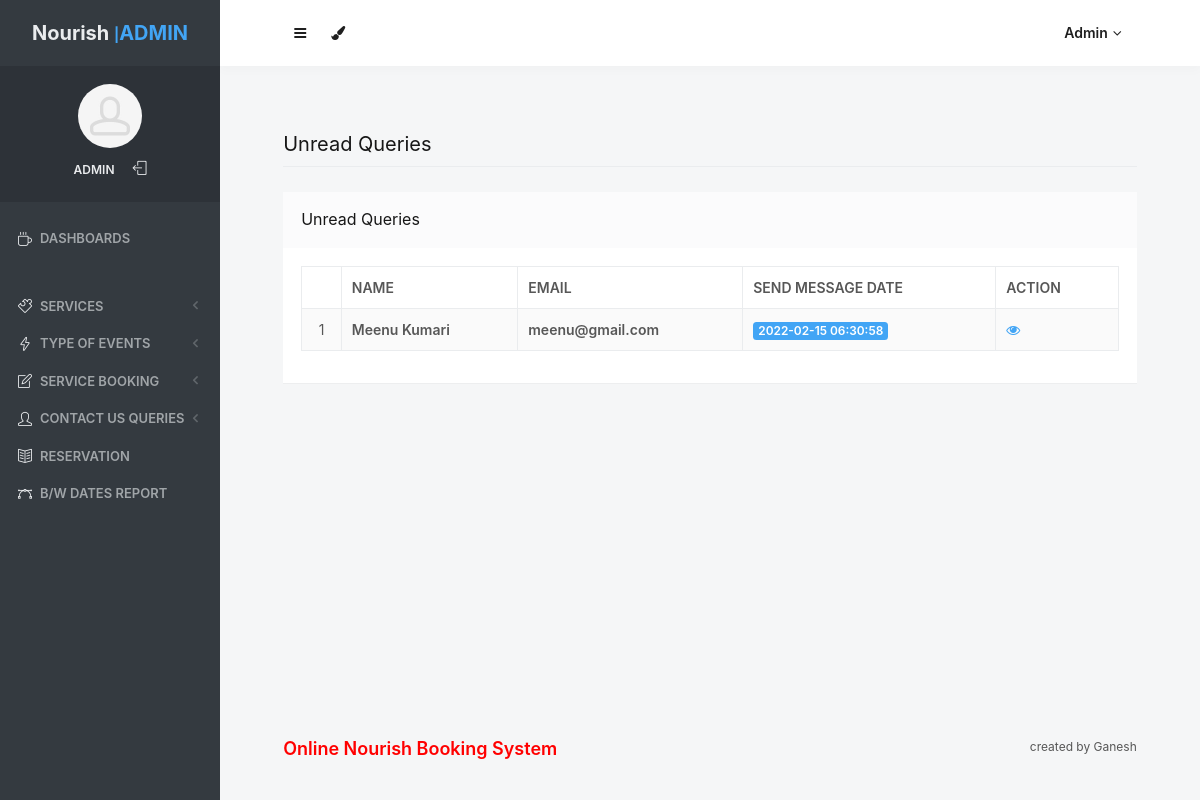
The page /admin/unread-queries.php (signed in) on the database as committed earlier.
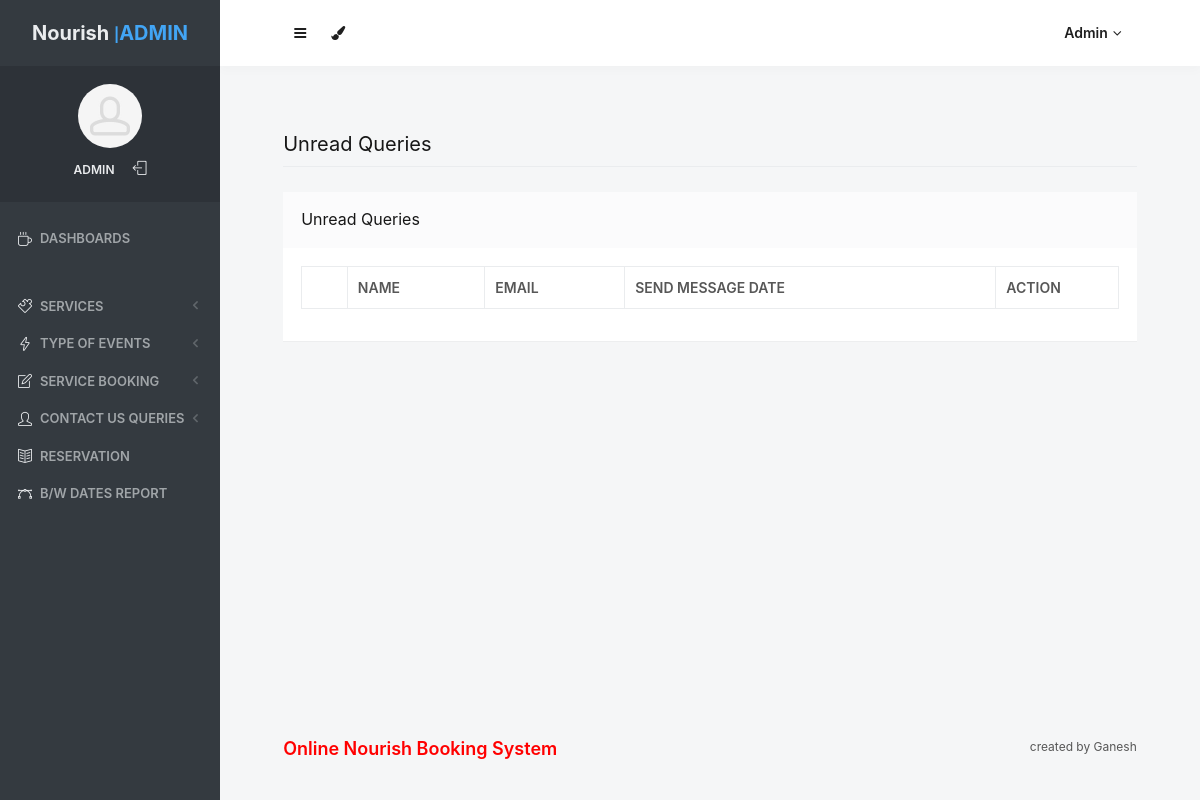
The same page on the database as committed later.
### tables this page shows
CREATE TABLE `tblcontact` (
  `ID` int(10) NOT NULL,
  `Name` varchar(200) DEFAULT NULL,
  `Email` varchar(200) DEFAULT NULL,
  `Message` mediumtext DEFAULT NULL,
  `EnquiryDate` timestamp NOT NULL DEFAULT current_timestamp(),
  `IsRead` int(5) DEFAULT NULL
);

### admin/unread-queries.php (the view, shortened to what the changed rows need)
<?php
include('includes/dbconnection.php');
if (strlen($_SESSION['odmsaid']==0)) {
  header('location:logout.php');
  } else{
  ?>
<!doctype html>
<html lang="en" class="no-focus">
    <head>
        <link rel="stylesheet" href="assets/js/plugins/datatables/dataTables.bootstrap4.min.css">
        <link rel="stylesheet" id="css-main" href="assets/css/codebase.min.css">
    </head>
    <body>
        <div id="page-container" class="sidebar-o sidebar-inverse side-scroll page-header-fixed main-content-narrow">
           <?php include_once('includes/sidebar.php');?>
          <?php include_once('includes/header.php');?>
            <main id="main-container">
                <div class="content">
                    <h2 class="content-heading">Unread Queries</h2>
                    <div class="block">
                        <div class="block-content block-content-full">
                            <table class="table table-bordered table-striped table-vcenter js-dataTable-full-pagination">
                                <thead>
                                    <tr>
                                        <th class="text-center"></th>
                                        <th class="d-none d-sm-table-cell">Name</th>
                                        <th class="d-none d-sm-table-cell">Email</th>
                                        <th class="d-none d-sm-table-cell">Send Message Date</th>
                                        <th class="d-none d-sm-table-cell" style="width: 15%;">Action</th>
                                       </tr>
                                </thead>
                                <tbody>
                                    <?php
$sql="SELECT * from tblcontact where IsRead is null";
$query = $dbh -> prepare($sql);
$query->execute();
$results=$query->fetchAll(PDO::FETCH_OBJ);
$cnt=1;
if($query->rowCount() > 0)
{
foreach($results as $row)
{               ?>
                                    <tr>
                                        <td class="text-center"><?php echo htmlentities($cnt);?></td>
                                        <td class="font-w600"><?php  echo htmlentities($row->Name);?></td>
                                        <td class="font-w600"><?php  echo htmlentities($row->Email);?></td>
                                        <td class="font-w600">
                                            <span class="badge badge-primary"><?php  echo htmlentities($row->EnquiryDate);?></span>
                                        </td>
                                         <td class="d-none d-sm-table-cell"><a href="view-user-queries.php?viewid=<?php echo htmlentities ($row->ID);?>"><i class="fa fa-eye" aria-hidden="true"></i></a></td>
                                    </tr>
                                <?php $cnt=$cnt+1;}} ?>
                                </tbody>
                            </table>
                        </div>
                    </div>
                </div>
            </main>
        </div>
    </body>
</html>
<?php }  ?>

### admin/includes/sidebar.php (shortened to what the changed rows need)
     <?php
include('includes/dbconnection.php');
if (strlen($_SESSION['odmsaid']==0)) {
  header('location:logout.php');
  } else{
  ?>
   <nav id="sidebar">
                <div id="sidebar-scroll">
                    <div class="sidebar-content">
                        <div class="content-side content-side-full content-side-user px-10 align-parent">
                            <div class="sidebar-mini-hidden-b text-center">
                                <ul class="list-inline mt-10">
                                    <?php
$aid=$_SESSION['odmsaid'];
$sql="SELECT AdminName from  tbladmin where ID=:aid";
$query = $dbh -> prepare($sql);
$query->bindParam(':aid',$aid,PDO::PARAM_STR);
$query->execute();
$results=$query->fetchAll(PDO::FETCH_OBJ);
$cnt=1;
if($query->rowCount() > 0)
{
foreach($results as $row)
{               ?>
                                    <li class="list-inline-item">
                                        <a class="link-effect text-dual-primary-dark font-size-xs font-w600 text-uppercase" href="admin-profile.php"><?php  echo $row->AdminName;?></a>
                                    </li><?php $cnt=$cnt+1;}} ?>
                                </ul>
                            </div>
                        </div>
                    </div>
                </div>
            </nav>
           <?php }  ?>

### admin/includes/header.php (shortened to what the changed rows need)
   <?php
include('includes/dbconnection.php');
if (strlen($_SESSION['odmsaid']==0)) {
  header('location:logout.php');
  } else{
  ?>
            <header id="page-header">
                <div class="content-header">
                    <div class="content-header-section">
                        <div class="btn-group" role="group">
                            <?php
$aid=$_SESSION['odmsaid'];
$sql="SELECT AdminName from  tbladmin where ID=:aid";
$query = $dbh -> prepare($sql);
$query->bindParam(':aid',$aid,PDO::PARAM_STR);
$query->execute();
$results=$query->fetchAll(PDO::FETCH_OBJ);
$cnt=1;
if($query->rowCount() > 0)
{
foreach($results as $row)
{               ?>
                            <button type="button" class="btn btn-rounded btn-dual-secondary" id="page-header-user-dropdown" data-toggle="dropdown" aria-haspopup="true" aria-expanded="false">
                                <?php  echo $row->AdminName;?><i class="fa fa-angle-down ml-5"></i>
                            </button>
                            <?php $cnt=$cnt+1;}} ?>
                        </div>
                    </div>
                </div>
            </header>
            <?php }  ?>

Rows that differ between the two databases and show on the page:
removed tblcontact: Name "Meenu Kumari", Email "meenu@gmail.com", EnquiryDate "2022-02-15 06:30:58"
